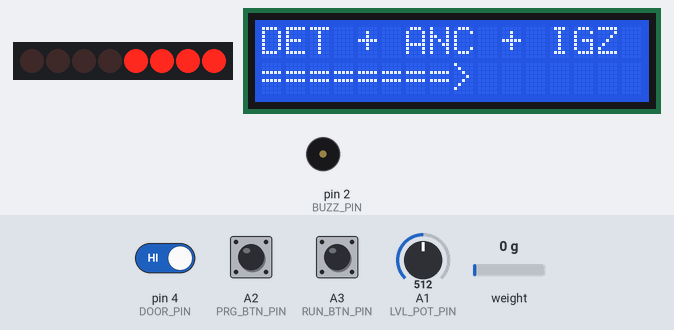
A sketch run on a simulated Arduino Uno, built with avr-gcc and run on an emulated ATmega328P. Parts: 8 shift-register outputs drawn as a row of LEDs (first output left, lit = HIGH), 16×2 character LCD, buzzer (waves = sounding, pin HIGH). Wiring (inferred from the names in the program): shift register (74HC595): data pin 8; shift clock pin 10; latch pin 9. Wiring (inferred from the signals the program sends): row of LEDs: on Q0, Q1, Q2, Q3, Q4, Q5, Q6, Q7. The test bench sets the inputs (shaded band); at power-on: A3 (RUN_BTN_PIN) HIGH, weight on the scale 0 g, pin 4 (DOOR_PIN) HIGH, A1 (LVL_POT_PIN) = 512, A2 (PRG_BTN_PIN) HIGH. Pins used as bus, display or sensor lines are not drawn; what the sketch prints to the serial monitor is not drawn.

Above: at 4.2 s.
4.3 s: A3 (RUN_BTN_PIN) pulled LOW for 0.15 s
At 7.0 s:
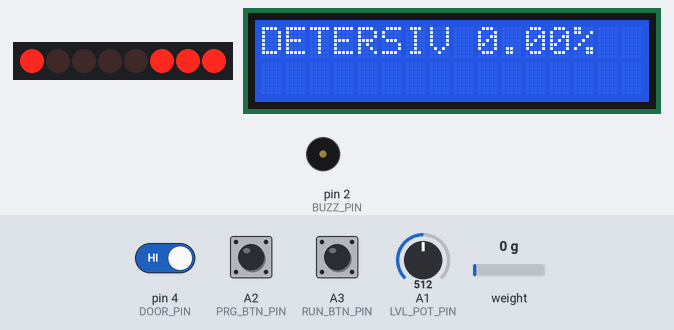
7.3 s: weight on the scale set to 2500 g
At 9.7 s:
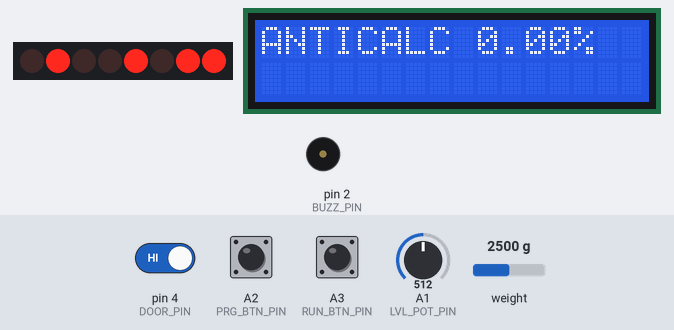
10.3 s: pin 4 (DOOR_PIN) driven LOW
At 12.3 s:
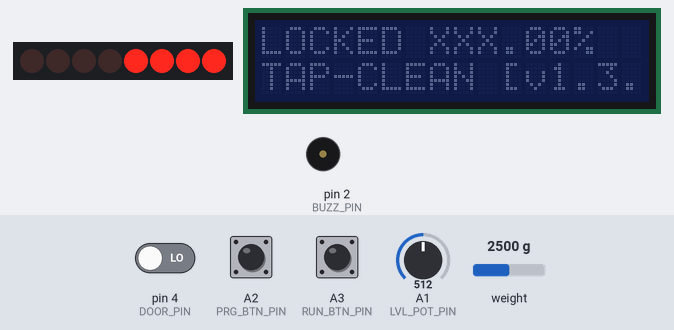
13.0 s: pin 4 (DOOR_PIN) driven HIGH
At 13.36 s:
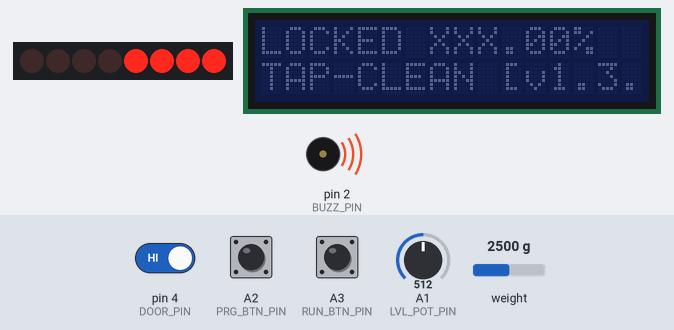
16.0 s: A1 (LVL_POT_PIN) set to 900
At 17.1 s:
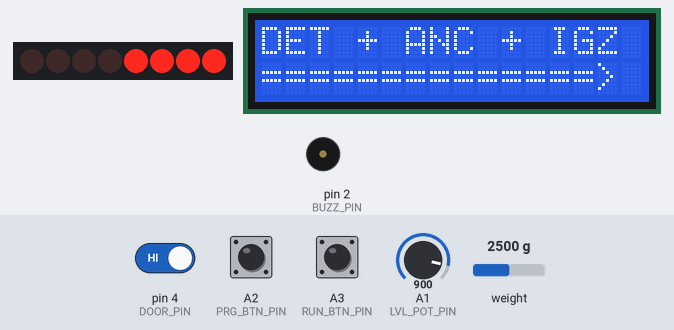
19.0 s: A2 (PRG_BTN_PIN) pulled LOW for 0.15 s
At 21.0 s:
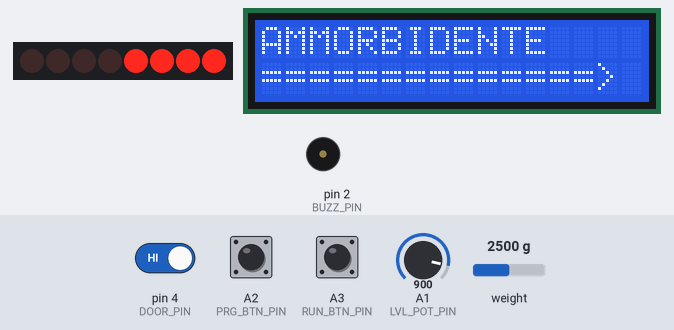
Timing chart, 0 to 22.1 s (numbered marks = the images above; inputs shaded):
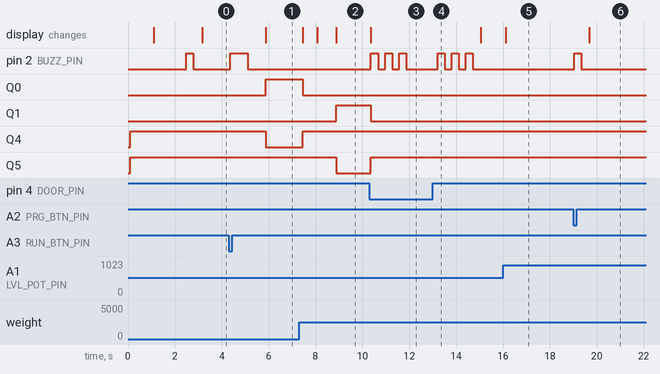

Measured:
- after the input at 4.3 s, pin 2 (BUZZ_PIN): LOW → HIGH after 0.06 s, → LOW 0.75 s later; Q0: LOW → HIGH after 1.6 s; Q4: HIGH → LOW after 1.6 s; the display: changes after 1.6 s (image 1)
- after the input at 7.3 s, Q0: HIGH → LOW after 0.16 s; Q1: LOW → HIGH after 1.6 s; Q4: LOW → HIGH after 0.16 s; Q5: HIGH → LOW after 1.6 s; the display: first changes after 0.16 s (image 2 shows a later state)
- after the input at 10.3 s, pin 2 (BUZZ_PIN): alternates HIGH for 0.30 s and LOW for 0.30 s, 6 changes in all, then stays LOW, starting after 0.07 s; the display: changes after 0.07 s (image 3)
- after the input at 13.0 s, pin 2 (BUZZ_PIN): alternates HIGH for 0.30 s and LOW for 0.30 s, 6 changes in all, then stays LOW, starting after 0.22 s
- after the input at 16.0 s, the display: changes after 0.11 s (image 5)
- after the input at 19.0 s, pin 2 (BUZZ_PIN): LOW → HIGH at once, → LOW 0.30 s later; the display: changes after 0.68 s (image 6)

The sketch:

tap-clean.ino
```cpp
/**
 * Distributore di detersivi per lavatrice
 */

#include <Wire.h>
#include <LCD_I2C.h>
#include <HX711_ADC.h>

#include "dag-timer.h"
#include "dag-button.h"
#include "cleans.h"
#include "pins.h"
#include "dispenser.h"
#include "lcd.h"
#include "dag-timer.h"

/** Display LCD*/
LCD_I2C _lcd(0x27, 16, 2);                         // SDA => A4: SCL => A5
DagLCD lcd(&_lcd);                                 // istanza del display LCD
Dispenser dispenser;                               // dispenser di detersivi
HX711_ADC scale(SCALE_DATA_PIN, SCALE_CLOCK_PIN);  // inizializza la bilancia
DagButton runBtn(RUN_BTN_PIN, LOW);                // bottone RUN
DagButton prgBtn(PRG_BTN_PIN, LOW);                // bottone PROGRAMMI
DagTimer tmr();                                    // timer di sicurezza

uint8_t prg = P1;  // programma di lavaggio
uint16_t lvl;      // livello di dosaggio
uint8_t pumpCode;  // la pompa attiva impostata dal dispenser
float weight;      // peso letto dalla bilancia
bool active;       // lo stato corrente

void beep(int n, int duration = 300);
String version = "[v1.3.1]";
void setup() {
  Serial.begin(9600);
  Serial.print("Inizializzazione TAP-CLEAN ");
  Serial.println(version);

  pinMode(clock, OUTPUT);  // SHIFT REGISTER
  pinMode(latch, OUTPUT);  // SHIFT REGISTER
  pinMode(data, OUTPUT);   // SHIFT REGISTER
  pumpController(OFF);     // spegne tutto

  pinMode(RUN_BTN_PIN, INPUT_PULLUP);  // button
  pinMode(PRG_BTN_PIN, INPUT_PULLUP);  // button
  pinMode(LVL_POT_PIN, INPUT);         // potenziometro;

  pinMode(BUZZ_PIN, OUTPUT);  // buzzer
  pinMode(DOOR_PIN, INPUT_PULLUP);

  lcd.init(version);  // inizializza il display LCD
  scale_init();

  active = false;
  beep(1);
}

void loop() {
  delay(50);

  // se la porta è chiusa blocca tutto il loop
  if (digitalRead(DOOR_PIN) == LOW) {

    Serial.println("Lock DOOR");
    lcd.lockPage(version);
    if (dispenser.running()) {
      stopProgram();
    }
    delay(1000);
    return;
  }

  lvl = analogRead(LVL_POT_PIN);  // legge il valore del potenziometro e lo inverte
  prgBtn.onPress(loopPrograms);   // loop dei programmi alla presione del tasto
  prgBtn.onLongPress(scale_tare, 2000);
  runBtn.onPress(executeProgram);         // bottone del RUN
  runBtn.onLongPress(stopProgram, 1000);  // STOP PROGRAMMA

  if (scale.update()) {
    weight = scale.getData();
  }


  if (dispenser.running()) {  // quando il dispenser è attivato
    active = true;
    if (scale.update()) {
      weight = scale.getData();  // legge il peso
    }
    pumpCode = dispenser.run(weight);  // passa il peso al dispenser e ottiene il codice di pompa attiva
    pumpController(pumpCode);          // gestione dele pompe
    lcd.programProgress(&dispenser);   // visualizza il progresso del programma attivo sul display LCD

  } else {
    if (active) {
      beep(3);
      active = false;
    }
    pumpController(OFF);     // spegne tutto
    lcd.mainPage(prg, lvl);  // visualizza il programma selezionato e il livello di dosaggio
    // _lcd.clear();
    // _lcd.home();
    // _lcd.print(weight);
  }
}


// cambia a rotazione il programma da attivare  e lo salva nella variabile globale prg
void loopPrograms() {
  int n = sizeof programs;
  for (int i = 0; i < n; i++) {
    if (programs[i] == prg) {
      prg = i >= (n - 1) ? programs[0] : programs[i + 1];
      break;
    }
  }
  beep(1);
}

// esegue il programma selezionato
void executeProgram() {
  beep(1, 750);
  if (scale.update()) {
    weight = scale.getData();  // legge il peso
  }
  dispenser.start(prg, lvl, weight);
}

// ferma il dispenser
void stopProgram() {
  pumpController(dispenser.stop());
  beep(3);
}

// scrive il valore nello SHIFT REGISTER per accendere i led e le pompe.
// @param code 4bit codice della pompa attiva 0x0000
uint8_t pumpController(uint8_t code) {
  /** Aggrega le informazioni sul programma di lavaggio e sul livello di dosaggio, restituendo un byte */
  uint8_t led = ~code;
  led = led << 4;
  uint8_t value = (led | code);  //  aggiunge al byte le cifre di sinistra: PROGRAM

  // Serial.print("led = ");
  // Serial.println(led, BIN);
  // Serial.print("code = ");
  // Serial.println(code, BIN);
  // Serial.print("value = ");
  // Serial.println(value, BIN);

  digitalWrite(latch, LOW);                // attiva la scrittura dei dati (quando è LOW)
  shiftOut(data, clock, MSBFIRST, value);  // scrive i dati  (MSBFIRST è l'ordine dei dati dalla cifra che pesa di più)
  digitalWrite(latch, HIGH);               // disabilita la scrittura dei dati (quando è HIGH)
  return value;
}


// fa suonare il Buzzer per 200 ms e attende 200 ms per un numero di volte passato come argomento
// @param n numero di volte che il buzzer suona
// @param duration durata del suono
void beep(int n, int duration = 300) {
  int delayTime = duration;
  for (int i = 0; i < n; i++) {
    digitalWrite(BUZZ_PIN, HIGH);
    delay(delayTime);
    digitalWrite(BUZZ_PIN, LOW);
    delay(delayTime);
  }
}

void scale_init() {
  //BILANCIA
  scale.begin();
  float calibrationValue;                // calibrazione della bilancia
  calibrationValue = 1025.0;             // costante di calibrazione
  unsigned long stabilizingtime = 1000;  // preciscion right after power-up can be improved by adding a few seconds of stabilizing time
  boolean _tare = true;                  //set this to false if you don't want tare to be performed in the next step
  scale.start(stabilizingtime, _tare);
  if (scale.getTareTimeoutFlag()) {
    Serial.println("Timeout, check MCU>HX711 wiring and pin designations");
    _lcd.clear();
    _lcd.home();
    _lcd.print("scale error");
    while (1) {};
  } else {
    scale.setCalFactor(calibrationValue);  // set calibration value (float)
    Serial.println("Bilancia inizializzata");
  }
}

void scale_tare() {
  scale.tare();
}
```

cleans.h
```cpp
#ifndef TAP_CLEAN_PRG_H
#define TAP_CLEAN_PRG_H

#include <Arduino.h>

/**
Definizione di BATCH
un byte contenente le informazioni in questo ordine

                       1 0 0 0   1 0 0 0
 Q7 LED_AMM        ____| | | |   | | | |
 Q6 LED_IGZ        ______| | |   | | | |
 Q5 LED_ANC        ________| |   | | | |
 Q4 LED_DET        __________|   | | | |
                                 | | | |
 Q3 PUMP_AMM       ______________| | | |
 Q2 PUMP_IGZ       ________________| | |
 Q1 PUMP_ANC       __________________| |
 Q0 PUMP_DET       ____________________|
*/

/**
PROGRAMMI

| PIN | LED          | P1   | P2   | P3   | CLN  |
|-----|--------------|------|------|------|------|
| Q0  | DETERSIVO    | x    |      | x    | x    |
| Q1  | ANTICALCARE  | x    |      | x    | x    |
| Q2  | IGIENIZZANTE | x    |      |      | x    |
| Q3  | AMMORBIDENTE |      | x    |      | x    |
| --- | ---          | ---  | ---  | ---  | ---  |
| HEX |              | 0x07 | 0x08 | 0x03 | 0x0F |
| BIN |              | 0111 | 1000 | 0011 | 1111 |
--------------------------------------------------
*/

const uint8_t P1 = 0x07;   // programma classico con tutti e tre ingredienti
const uint8_t P2 = 0x08;   // programma solo ammorbidente
const uint8_t P3 = 0x03;   // programma di lavaggio che non mette l'igienizzante che può essere sostituito dalla candeggina.
const uint8_t CLN = 0x0f;  // progamma di lavaggio che attiva tutte le pompe
const uint8_t OFF = 0x00;  // tutti i led spenti

const uint8_t programs[] = { P1, P2, P3, CLN };

// array dei pin delle pompe
const int pumps[4] = { 0x01, 0x02, 0x04, 0x08 };

// elenco delle bottiglie
enum Flask {
  DETERSIVO = 0,
  ANTICALCARE = 1,
  IGIENIZZANTE = 2,
  AMMORBIDENTE = 3
};


// dosaggi tipici in grammi.
const float dosages[4] = {
  60,  // DETERSIVO
  50,  // ANTICALCARE
  60,  // IGIENIZZANTE
  50   // AMMORBIDENTE
};

#endif
```

dag-button.cpp
```cpp
#include "dag-button.h"

void dagBtnNoop() {}  // funzione segnaposto che non fa niente

DagButton::DagButton(int pin)
  : DagButton(pin, HIGH){};

DagButton::DagButton(int pin, int mode) {
  call_back = dagBtnNoop;
  PIN = pin;
  triggeredBy = mode;

  if (triggeredBy == HIGH) {
    // modalità PULLDOWN, ricordarsi di mettere una resistenza di pull_down
    // il pulsante esegue la callback quando lo stato del pin è HIGH
    pinMode(PIN, INPUT);
  }

  if (triggeredBy == LOW) {
    // modalità PULLUP. Usa la pullup interna di arduino
    // il pulsante esegue la callback quando lo stato del pin è LOW
    pinMode(PIN, INPUT_PULLUP);
  }
}

bool DagButton::clicked() {
  STATE = digitalRead(PIN);
  return STATE == triggeredBy;
}

bool DagButton::pressed() {
  if (clicked() == prevState) return false;
  else {
    // imposta il valore per il prossimo loop
    prevState = clicked();
    return true;
  }
}


void DagButton::onPress(void (*fun)(void)) {
  if (!clicked()) {
    executed = false;
    return;
  };

  if (executed) return;

  call_back = fun;
  call_back();
  executed = true;
}

void DagButton::onLongPress(void (*fun)(void), int trigger_time) {

  if (!clicked()) {
    pressTime = millis();
    return;
  };

  unsigned long dt = millis() - pressTime;
  boolean isStillPressed = clicked() && dt >= trigger_time;

  if (isStillPressed) {
    call_back = fun;
    call_back();
    pressTime = millis();
  }
}


void DagButton::onRelease(void (*fun)(void)) {
  if (!clicked()) return;

  while (clicked()) {
    delay(10);
    // attende fino a quando non viene rilasciato
  }
  call_back = fun;
  call_back();
}
```

dag-button.h
```cpp
#ifndef DAG_BUTTON_H
#define DAG_BUTTON_H

#include "Arduino.h"

class DagButton {
private:
  /** pin di lettura del bottone */
  int PIN;

  /** variabile per la lettura edllo stat odel pin collegato al bottone */
  int STATE;

  /*
      stato del pin che fa eseguire la callback: LOW--> PULLUP / HIGH-->PULLDOWN

      modalità PULLDOWN, ricordarsi di mettere una resistenza di pull_down
      il pulsante esegue la callback quando lo stato del pin è HIGH.

      modalità PULLUP. Usa la pullup interna di arduino
      il pulsante esegue la callback quando lo stato del pin è LOW
    */
  int triggeredBy;

  /** callback function */
  void (*call_back)(void);

  /** registra il momento in cui viene premuto*/
  unsigned long pressTime;

  /** registra l'esecuzione del callback */
  bool executed;

  /** salva l'ultimo stato del bottone */
  bool prevState = false;

public:
  /**
     * CONSTRUCTOR che prende come argomento il pin di lettura del bottone
     * (LOW--> PULLUP / HIGH-->PULLDOWN ). DEFAULT MODE= HIGH (PULLDOWN)
     *
     * - modalità PULLDOWN, ricordarsi di mettere una resistenza di pull_down
     * il pulsante esegue la callback quando lo stato del pin è HIGH
     *
     * - modalità PULLUP. Usa la pullup interna di arduino
     * il pulsante esegue la callback quando lo stato del pin è LOW
     * @param pin Il pin che legge il segnale del button
     */
  DagButton(int pin);

  /**
     * CONSTRUCTOR che prende come argomento il pin di lettura del bottone e la modalità
     * (LOW--> PULLUP / HIGH-->PULLDOWN ). DEFAULT MODE= HIGH (PULLDOWN)
     *
     *
     * - modalità PULLDOWN, ricordarsi di mettere una resistenza di pull_down
     * il pulsante esegue la callback quando lo stato del pin è HIGH
     *
     *
     * - modalità PULLUP. Usa la pullup interna di arduino
     * il pulsante esegue la callback quando lo stato del pin è LOW
     *
     * @param pin Il pin che legge il segnale del button
     * @param triggeredBy: HIGH or LOW stato del pin che fa eseguire la callback: LOW--> PULLUP / HIGH-->PULLDOWN
     */
  DagButton(int pin, int triggeredBy);

  /** restituisce se il bottone è stato premuto, valore istantaneo */
  bool clicked(void);

  // alias per clicked, restituisce se il bottone è stato premuto,
  // impedendo che si legga due volte lo stesso valore in caso di pressioni prolungate
  bool pressed(void);

  /** esegue la callback quando il pulsante viene premuto (da mettere nel loop). NON BLOCCANTE */
  void onPress(void (*fun)(void));

  /** esegue la funzione quando premuto per un numero di millisecondi. riceve anche la callback, NON BLOCCANTE*/
  void onLongPress(void (*fun)(void), int trigger_time);

  /** esegue quando il pulsante viene rilasciato. BLOCCANTE  */
  void onRelease(void (*fun)(void));
};

    #endif
```

dag-timer.cpp
```cpp
#include "dag-timer.h"

void timerNoop() {}  // funzione segnaposto che non fa niente// esegue periodo del timer e le call back

DagTimer::DagTimer() {
  FIRED = 0;
  LOOP = true;
  call_back = timerNoop;
}

void DagTimer::init(unsigned long time_duration) {
  init(time_duration, true);
}

void DagTimer::init(unsigned long time_duration, bool repeat) {
  duration = time_duration;
  bookmark = millis();
  FIRED = 0;
  LOOP = repeat;
}

void DagTimer::run(void (*fun)(void)) {
  if (clock()) {
    call_back = fun;
    call_back();
  }
}

bool DagTimer::clock() {
  unsigned long dt = (millis() - bookmark);
  bool res = false;

  if ((dt > duration) && !FIRED) {
    FIRED = 1;
    res = true;

    if (LOOP) {
      bookmark = millis();
      FIRED = 0;
    }
  } else res = false;

  return res;
}

bool DagTimer::exhausted() {
  unsigned long dt = (millis() - bookmark);
  return (dt > duration);
}
```

dag-timer.h
```cpp
#ifndef DAG_TIMER_H
#define DAG_TIMER_H

#include "Arduino.h"

class DagTimer {
private:
  // variabile che salva il time per il confronto del loop successivo
  unsigned long bookmark;

  // Durata del timer in millisecondi
  unsigned long duration;

  // funzione da eseguire allo scattare del timer
  void (*call_back)(void);

  // indica se il timer è attivo (sta eseguendo la funzione di callback)
  int FIRED;

  //indica se il timer deve ripetersi ciclicament
  bool LOOP;

public:
  // constructor
  DagTimer();

  // inizializza la durata del timer e lo fa partire. In default è attivo il LOOP.
  void init(unsigned long time_duration);

  // inizializza la drat adel timer e lo fa partire, il secondo parametro indica se è attivo il LOOP
  void init(unsigned long time_duration, bool repeat);

  // restituisce un booleano che verifica se il periodo è scoccato.
  bool clock();

  // esegue la funzione passata come argomento allo scoccare del periodo
  void run(void (*fun)(void));

  // per i timer che non si ripetono ,  indica se è già scoccato almeno un volta
  bool exhausted();

};

#endif
```

dispenser.cpp
```cpp
#include "Arduino.h"
#include "dispenser.h"

Dispenser::Dispenser()
  : tmr() {
}

bool Dispenser::running() {
  return active;
}

void Dispenser::start(uint8_t program, uint16_t level, float _tare) {
  prg = program;
  active = true;
  multiplier = setMultiplier(level);
  tare = _tare;
  completion = 0;
  tmr.init(1000 * 60 * 3, false);  // inizializza il timer di sicurezza che fa spegnere le pompe dopo il suo clock


  // legge dal programma da quale flask deve pompare
  flasks[DETERSIVO] = bitRead(prg, DETERSIVO);
  flasks[ANTICALCARE] = bitRead(prg, ANTICALCARE);
  flasks[IGIENIZZANTE] = bitRead(prg, IGIENIZZANTE);
  flasks[AMMORBIDENTE] = bitRead(prg, AMMORBIDENTE);
  activeFlask = 0;  // inizializza con la prima flask
}

uint8_t Dispenser::stop() {
  active = false;

  // ferma tutte le pompe
  return OFF;
}

// esegue il dosaggio
// @param weight peso letto dalla bilancia
uint8_t Dispenser::run(float weight) {
  if (!active) return OFF;  // se non è attivo non fa nulla

  if(tmr.exhausted()) stop();
  /**
    seleziona ed incrementa la flask attiva di volta in volta
    la flask diventa 0 se è esclusa dal programma
    oppure può essere impostata 0 quando è stata versata tutta dal loop precedente
  */
  if (flasks[activeFlask] == 0) {   // se la flask è esclusa dal programma
    activeFlask = activeFlask + 1;  // passa alla flask successiva
  }

  // quando ragginge il limite ferma il programma
  if (activeFlask >= (sizeof flasks)) {  // se ha raggiunto l'ultima flask
    return stop();                       // ferma il programma
  }

  activeFlaskLabel = flaskLabels[activeFlask];  // imposta il label della flask attiva

  float amount = weight - tare;                                          // calcola la quantità da dosare
  bool full = ((dosages[activeFlask] * multiplier) - amount) <= 0;       // verifica se la flask è piena
  completion = int(100 * amount / (dosages[activeFlask] * multiplier));  // calcola la percentuale di completamento

  Serial.print("flask ");
  Serial.println(activeFlaskLabel);
  Serial.print("dosage ");
  Serial.println((dosages[activeFlask] * multiplier));
  Serial.print("weight ");
  Serial.println(weight);
  Serial.print("tare ");
  Serial.println(tare);
  Serial.print("full ");
  Serial.println(full);

  if (full) {
    flasks[activeFlask] = 0;  // segna il flask come completato
    tare = weight;            // azzera la tara
    return OFF;               // disattiva la pompa
  } else {
    return pumps[activeFlask];  // attiva la pompa corrispondente alla flask attiva
  }
}

// calcola il moltiplicatore per il dosaggio fino ad un massimo di 2
float Dispenser::setMultiplier(uint16_t level) {
  float x = (float)level / 1023;
  float y = x * 1.5;
  return y;
}
```

pins.h
```cpp
// LCD
// SDA => A4
// SCL => A5

// PIN SHIFT REGISTER SN74HC595 per i LED (ingresso seriale uscita parllela)
const int latch = 9;   // ST_CP
const int clock = 10;  // SH_CP
const int data = 8;    // DS pin dati

// BUTTONS
const int RUN_BTN_PIN = A3;  // pin del bottone RUN
const int PRG_BTN_PIN = A2;  // pin del bottone PRG
const int LVL_POT_PIN = A1;  // pin del potenziometro LVL

// SCALE (BILANCIA)
const int SCALE_DATA_PIN = A0;   // pin dei dati della bilancia
const int SCALE_CLOCK_PIN = 12;  // pin del clock della bilancia


// BUZZER
const int BUZZ_PIN = 2;  // pin del buzzer

// door
const int DOOR_PIN = 4; // pin dell chiusura porta
```

Source omitted: dispenser.h (1609 bytes), lcd.cpp (2967 bytes), lcd.h (921 bytes)
